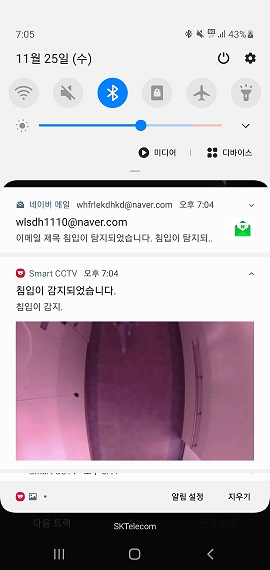
#> input picture image/detect.jpg, 270 x 570 px, given in place of , which was not available
$ python People.py
#> lines starting #> are read from the running program, lines starting #| are printed output that depends on the picture; after the words box and inside, x2 and y2 are one past the last pixel; in counts of white or black regions, pixels touching at a corner belong together; pictures that were not available may be replaced by others from this repository, and a replacement may not be noted
import numpy as np
import cv2 as cv
import Person
import time
import pymysql


try:

    log = open('log.txt', "w")
except:
    print("No se puede abrir el archivo log")
cnt_up = 0
cnt_down = 0

#cap = cv.VideoCapture('TestVideo.avi')
#cap = cv.VideoCapture(0)
cap=cv.VideoCapture("http://172.30.1.13:8091/?action=stream");
for i in range(19):
    print(i, cap.get(i))

h = 480
w = 640
frameArea = h * w
areaTH = frameArea / 250
print('Area Threshold', areaTH)

# Lineas de entrada/salida
line_up = int(1.5 * (h / 5))
line_down = int(3.5 * (h / 5))

up_limit = int(.5 * (h / 5))
down_limit = int(4.5* (h / 5))

print("Red line y:", str(line_down))
print("Blue line y:", str(line_up))
line_down_color = (255, 0, 0)
line_up_color = (0, 0, 255)
pt1 = [0, line_down];
pt2 = [w, line_down];
pts_L1 = np.array([pt1, pt2], np.int32)
pts_L1 = pts_L1.reshape((-1, 1, 2))
pt3 = [0, line_up];
pt4 = [w, line_up];
pts_L2 = np.array([pt3, pt4], np.int32)
pts_L2 = pts_L2.reshape((-1, 1, 2))

pt5 = [0, up_limit];
pt6 = [w, up_limit];
pts_L3 = np.array([pt5, pt6], np.int32)
pts_L3 = pts_L3.reshape((-1, 1, 2))
pt7 = [0, down_limit];
pt8 = [w, down_limit];
pts_L4 = np.array([pt7, pt8], np.int32)
pts_L4 = pts_L4.reshape((-1, 1, 2))

# Substractor de fondo
fgbg = cv.createBackgroundSubtractorMOG2(detectShadows=True)

# Elementos estructurantes para filtros morfoogicos
kernelOp = np.ones((3, 3), np.uint8)
kernelOp2 = np.ones((5, 5), np.uint8)
kernelCl = np.ones((11, 11), np.uint8)

# Variables
font = cv.FONT_HERSHEY_SIMPLEX
persons = []
max_p_age = 5
pid = 1

while (cap.isOpened()):

    ret, frame = cap.read()
#> frame is the input picture: shape (570, 270, 3); mean B, G, R 186.9, 179.8, 190.9

    for i in persons:
        i.age_one()  # age every person one frame
    #########################
    #   PRE-PROCESAMIENTO   #
    #########################

    # Aplica substraccion de fondo
    fgmask = fgbg.apply(frame)
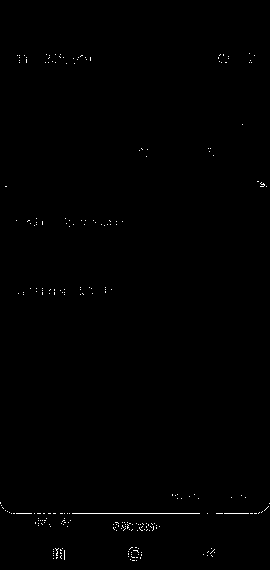
#> fgmask: shape (570, 270); values 127 (black) and 255 (white), 0.37% white in thin lines or dots, all inside (x1, y1, x2, y2) = (0, 53, 270, 561)
    fgmask2 = fgbg.apply(frame)
#> fgmask2: shape (570, 270); every value is 0

    # Binariazcion para eliminar sombras (color gris)
    try:
        ret, imBin = cv.threshold(fgmask, 200, 255, cv.THRESH_BINARY)
        ret, imBin2 = cv.threshold(fgmask2, 200, 255, cv.THRESH_BINARY)
        # Opening (erode->dilate) para quitar ruido.
        mask = cv.morphologyEx(imBin, cv.MORPH_OPEN, kernelOp)
        mask2 = cv.morphologyEx(imBin2, cv.MORPH_OPEN, kernelOp)
        # Closing (dilate -> erode) para juntar regiones blancas.
        mask = cv.morphologyEx(mask, cv.MORPH_CLOSE, kernelCl)
        mask2 = cv.morphologyEx(mask2, cv.MORPH_CLOSE, kernelCl)
    except:
        print('EOF')
        print('UP:', cnt_up)
        print('DOWN:', cnt_down)
        break
    #################
    #   CONTORNOS   #
    #################

    # RETR_EXTERNAL returns only extreme outer flags. All child contours are left behind.
    contours0, hierarchy = cv.findContours(mask2, cv.RETR_EXTERNAL, cv.CHAIN_APPROX_SIMPLE)
#> contours0 = []
    for cnt in contours0:
        area = cv.contourArea(cnt)
        if area > areaTH:
            #################
            #   TRACKING    #
            #################

            # Falta agregar condiciones para multipersonas, salidas y entradas de pantalla.

            M = cv.moments(cnt)
            cx = int(M['m10'] / M['m00'])
            cy = int(M['m01'] / M['m00'])
            x, y, w, h = cv.boundingRect(cnt)

            new = True
            if cy in range(up_limit, down_limit):
                for i in persons:
                    if abs(x - i.getX()) <= w and abs(y - i.getY()) <= h:
                        # el objeto esta cerca de uno que ya se detecto antes
                        new = False
                        i.updateCoords(cx, cy)  # actualiza coordenadas en el objeto and resets age
                        if i.going_UP(line_down, line_up) == True:
                            cnt_up += 1;
                            print("ID:", i.getId(), 'crossed going up at', time.strftime("%c"))
                            log.write("ID: " + str(i.getId()) + ' crossed going up at ' + time.strftime("%c") + '\n')
                        elif i.going_DOWN(line_down, line_up) == True:
                            cnt_down += 1;
                            print("ID:", i.getId(), 'crossed going down at', time.strftime("%c"))
                            log.write("ID: " + str(i.getId()) + ' crossed going down at ' + time.strftime("%c") + '\n')
                        break
                    if i.getState() == '1':
                        if i.getDir() == 'down' and i.getY() > down_limit:
                            i.setDone()
                        elif i.getDir() == 'up' and i.getY() < up_limit:
                            i.setDone()
                    if i.timedOut():
                        # sacar i de la lista persons
                        index = persons.index(i)
                        persons.pop(index)
                        del i  # liberar la memoria de i
                if new == True:
                    p = Person.MyPerson(pid, cx, cy, max_p_age)
                    persons.append(p)
                    pid += 1
                    #################
            #   DIBUJOS     #
            #################
            cv.circle(frame, (cx, cy), 5, (0, 0, 255), -1)
            img = cv.rectangle(frame, (x, y), (x + w, y + h), (0, 255, 0), 2)
#> this loop made 0 passes
#> after the loop, cnt_down = 0; cnt_up = 0; persons = []; pid = 1
            # cv.drawContours(frame, cnt, -1, (0,255,0), 3)

    # END for cnt in contours0

    #########################
    # DIBUJAR TRAYECTORIAS  #
    #########################
    for i in persons:

        cv.putText(frame, str(i.getId()), (i.getX(), i.getY()), font, 0.3, i.getRGB(), 1, cv.LINE_AA)

    #################
    #   IMAGANES    #
    #################
    str_up = 'UP: ' + str(cnt_up)
#> str_up = 'UP: 0'
    str_down = 'DOWN: ' + str(cnt_down)
#> str_down = 'DOWN: 0'
    frame = cv.polylines(frame, [pts_L1], False, line_down_color, thickness=2)
    frame = cv.polylines(frame, [pts_L2], False, line_up_color, thickness=2)
    frame = cv.polylines(frame, [pts_L3], False, (255, 255, 255), thickness=1)
#> frame: shape (570, 270, 3); mean B, G, R 186.4, 178.1, 190.3
    frame = cv.polylines(frame, [pts_L4], False, (255, 255, 255), thickness=1)
    cv.putText(frame, str_up, (10, 40), font, 0.5, (255, 255, 255), 2, cv.LINE_AA)
#> frame: shape (570, 270, 3); mean B, G, R 186.7, 178.4, 190.5
    cv.putText(frame, str_up, (10, 40), font, 0.5, (0, 0, 255), 1, cv.LINE_AA)
    cv.putText(frame, str_down, (10, 90), font, 0.5, (255, 255, 255), 2, cv.LINE_AA)
#> frame: shape (570, 270, 3); mean B, G, R 186.6, 178.3, 190.6
    cv.putText(frame, str_down, (10, 90), font, 0.5, (255, 0, 0), 1, cv.LINE_AA)
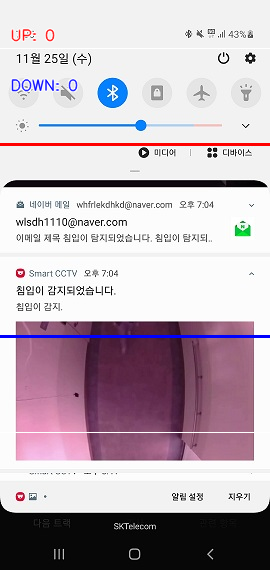
#> frame: shape (570, 270, 3); mean B, G, R 186.6, 177.9, 190.3

    cv.imshow('Frame', frame)
    cv.imshow('Mask', mask)

    ##    rawCapture.truncate(0)
    # preisonar ESC para salir
    k = cv.waitKey(30) & 0xff
#> (key Esc is pressed here)
    if k == 27:


        break
# END while(cap.isOpened())

#################
#   LIMPIEZA    #
#################


log.flush()
log.close()
cap.release()
cv.destroyAllWindows()

$ run again, on image/applogin.png
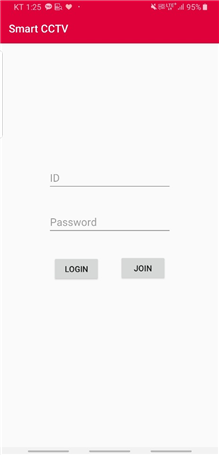
#> input picture image/applogin.png, 221 x 455 px, given in place of , which was not available
#> frame is the input picture: shape (455, 221, 3); mean B, G, R 231.3, 226.2, 246.1
#> fgmask: shape (455, 221); every value is 127
#> fgmask2: shape (455, 221); every value is 0
#> contours0 = []
#> after the loop `for cnt in contours0:`: cnt_down = 0; persons = []; pid = 1
#> str_up = 'UP: 0'
#> str_down = 'DOWN: 0'
#> `cv.putText(frame, str_down, (10, 90), font, 0.5, (255, 0, 0), 1, cv.LI..`:
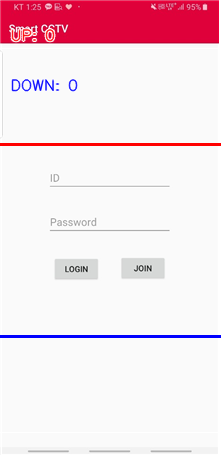
#> frame: shape (455, 221, 3); mean B, G, R 230.1, 222.9, 244.1
